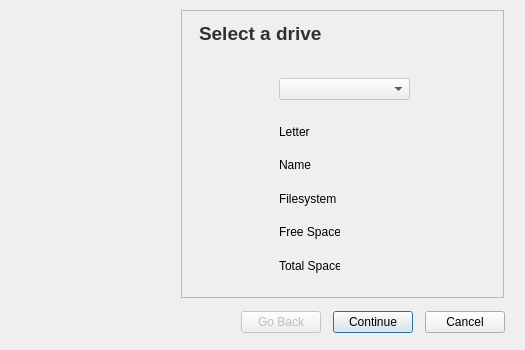
<?xml version="1.0" encoding="UTF-8"?>
<ui version="4.0">
 <class>USBWizard</class>
 <widget class="QWizard" name="USBWizard">
  <property name="geometry">
   <rect>
    <x>0</x>
    <y>0</y>
    <width>525</width>
    <height>350</height>
   </rect>
  </property>
  <property name="windowTitle">
   <string>Authorize Device Wizard</string>
  </property>
  <property name="windowIcon">
   <iconset resource="resource.qrc">
    <normaloff>:/new/prefix1/resources/settings.png</normaloff>:/new/prefix1/resources/settings.png</iconset>
  </property>
  <property name="wizardStyle">
   <enum>QWizard::MacStyle</enum>
  </property>
  <widget class="QWizardPage" name="wizardPage1">
   <property name="title">
    <string/>
   </property>
   <property name="subTitle">
    <string/>
   </property>
   <widget class="QLabel" name="label">
    <property name="geometry">
     <rect>
      <x>10</x>
      <y>0</y>
      <width>291</width>
      <height>31</height>
     </rect>
    </property>
    <property name="font">
     <font>
      <family>Segoe UI Symbol</family>
      <pointsize>14</pointsize>
      <weight>75</weight>
      <bold>true</bold>
     </font>
    </property>
    <property name="styleSheet">
     <string notr="true">QLabel {
	color: rgb(48, 48, 48)
}</string>
    </property>
    <property name="text">
     <string>Select a drive</string>
    </property>
   </widget>
   <widget class="QComboBox" name="comboBox">
    <property name="geometry">
     <rect>
      <x>90</x>
      <y>60</y>
      <width>131</width>
      <height>22</height>
     </rect>
    </property>
   </widget>
   <widget class="QWidget" name="layoutWidget">
    <property name="geometry">
     <rect>
      <x>90</x>
      <y>100</y>
      <width>61</width>
      <height>161</height>
     </rect>
    </property>
    <layout class="QVBoxLayout" name="verticalLayout">
     <item>
      <widget class="QLabel" name="sLabelLetter">
       <property name="font">
        <font>
         <family>Segoe UI</family>
         <pointsize>9</pointsize>
        </font>
       </property>
       <property name="text">
        <string>Letter</string>
       </property>
      </widget>
     </item>
     <item>
      <widget class="QLabel" name="sLabelName">
       <property name="font">
        <font>
         <family>Segoe UI</family>
         <pointsize>9</pointsize>
        </font>
       </property>
       <property name="text">
        <string>Name</string>
       </property>
      </widget>
     </item>
     <item>
      <widget class="QLabel" name="sLabelFS">
       <property name="font">
        <font>
         <family>Segoe UI</family>
         <pointsize>9</pointsize>
        </font>
       </property>
       <property name="text">
        <string>Filesystem</string>
       </property>
      </widget>
     </item>
     <item>
      <widget class="QLabel" name="sLabelFSpace">
       <property name="font">
        <font>
         <family>Segoe UI</family>
         <pointsize>9</pointsize>
        </font>
       </property>
       <property name="text">
        <string>Free Space</string>
       </property>
      </widget>
     </item>
     <item>
      <widget class="QLabel" name="sLabelTSpace">
       <property name="font">
        <font>
         <family>Segoe UI</family>
         <pointsize>9</pointsize>
        </font>
       </property>
       <property name="text">
        <string>Total Space</string>
       </property>
      </widget>
     </item>
    </layout>
   </widget>
   <widget class="QWidget" name="layoutWidget_2">
    <property name="geometry">
     <rect>
      <x>160</x>
      <y>100</y>
      <width>121</width>
      <height>161</height>
     </rect>
    </property>
    <layout class="QVBoxLayout" name="verticalLayout_2">
     <item>
      <widget class="QLabel" name="labelLetter">
       <property name="font">
        <font>
         <family>Segoe UI</family>
         <pointsize>9</pointsize>
        </font>
       </property>
       <property name="text">
        <string/>
       </property>
      </widget>
     </item>
     <item>
      <widget class="QLabel" name="labelName">
       <property name="font">
        <font>
         <family>Segoe UI</family>
         <pointsize>9</pointsize>
        </font>
       </property>
       <property name="text">
        <string/>
       </property>
      </widget>
     </item>
     <item>
      <widget class="QLabel" name="labelFS">
       <property name="font">
        <font>
         <family>Segoe UI</family>
         <pointsize>9</pointsize>
        </font>
       </property>
       <property name="text">
        <string/>
       </property>
      </widget>
     </item>
     <item>
      <widget class="QLabel" name="labelFSpace">
       <property name="font">
        <font>
         <family>Segoe UI</family>
         <pointsize>9</pointsize>
        </font>
       </property>
       <property name="text">
        <string/>
       </property>
      </widget>
     </item>
     <item>
      <widget class="QLabel" name="labelTSpace">
       <property name="font">
        <font>
         <family>Segoe UI</family>
         <pointsize>9</pointsize>
        </font>
       </property>
       <property name="text">
        <string/>
       </property>
      </widget>
     </item>
    </layout>
   </widget>
  </widget>
  <widget class="QWizardPage" name="wizardPage2">
   <widget class="QLabel" name="label_2">
    <property name="geometry">
     <rect>
      <x>10</x>
      <y>0</y>
      <width>291</width>
      <height>31</height>
     </rect>
    </property>
    <property name="font">
     <font>
      <family>Segoe UI Symbol</family>
      <pointsize>14</pointsize>
      <weight>75</weight>
      <bold>true</bold>
     </font>
    </property>
    <property name="styleSheet">
     <string notr="true">QLabel {
	color: rgb(48, 48, 48)
}</string>
    </property>
    <property name="text">
     <string>Drive notes</string>
    </property>
   </widget>
   <widget class="QPlainTextEdit" name="plainTextEdit">
    <property name="geometry">
     <rect>
      <x>10</x>
      <y>60</y>
      <width>291</width>
      <height>201</height>
     </rect>
    </property>
    <property name="plainText">
     <string>Add description here.</string>
    </property>
   </widget>
  </widget>
 </widget>
 <resources>
  <include location="resource.qrc"/>
 </resources>
 <connections/>
</ui>
